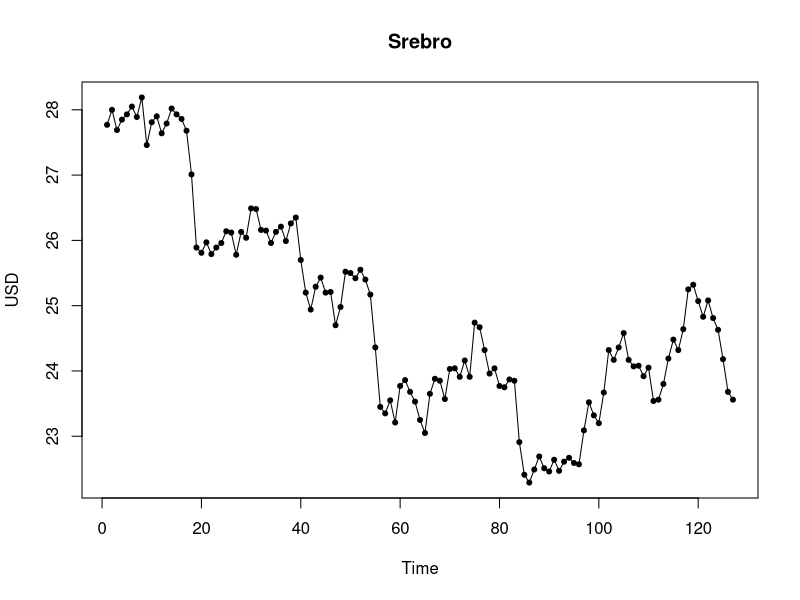
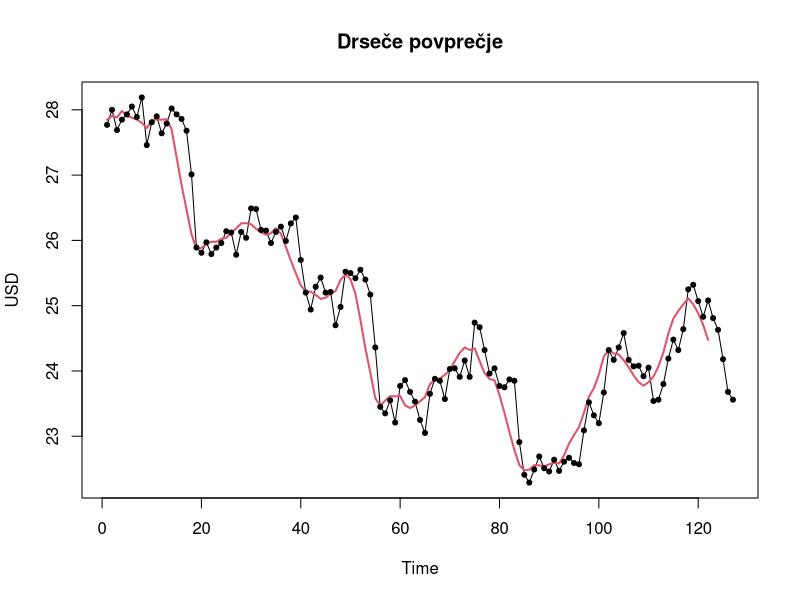
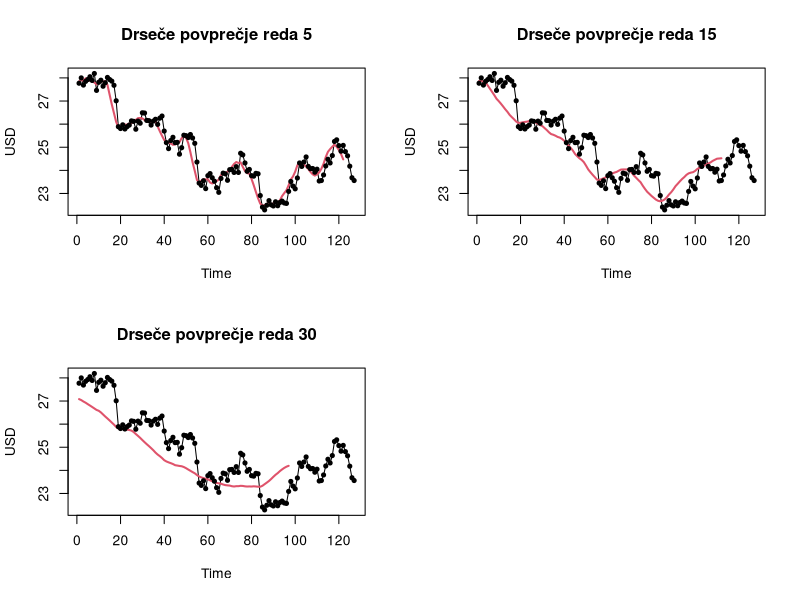

These charts were generated, in order, by the following R code: (Note: this script raises an error after producing the figures.)
# KOLEKTIVNI MODEL TVEGANJA IN PANJERJEV ALGORITEM
# Finančni praktikum 2021/22
# Neža Kržan

#============================================================
#PRVA NALOGA - Uvoz in predstavitev podatkov
#============================================================
#------------------------------------------------------------
#(a) Uvoz podatkov in obdobje zadnjih 6 mesecev
#------------------------------------------------------------
podatki_srebro <- read.csv("srebro21.csv")
podatki_srebro_6m <- podatki_srebro[127:1,]
podatki_srebro_6m <- podatki_srebro_6m[c(5)]

podatki_srebro_6m$Close <- as.numeric(gsub("\\$", "", podatki_srebro_6m$Close))

#------------------------------------------------------------
#(b) Graf časovne vrste
#------------------------------------------------------------
casovna_vrsta <- ts(podatki_srebro_6m)
srebro6m_graf <- ts.plot(casovna_vrsta, xlab = "Time", ylab = "USD", main = "Srebro")
points(casovna_vrsta, pch = 20)

#============================================================
#DRUGA NALOGA - Glajenje z drsečim povprečjem reda k
#============================================================
#------------------------------------------------------------
#(a) Funkcija G(vrsta,k)
#------------------------------------------------------------
G <- function(vrsta, k) {
  len <- length(vrsta)
  glajenje <- c()
  for (i in 1:(len-k)) {
    glajenje[i] <- sum(vrsta[i:(k+i-1)])/k
  }
  zglajene_vrednosti <- ts(glajenje)
  return(zglajene_vrednosti)
}

#------------------------------------------------------------
#(b) Glajenje časovne vrste, k = 5 in napoved
#------------------------------------------------------------
glajenje_5 <- G(casovna_vrsta, 5)
len <- length(casovna_vrsta) #127L
napoved <- sum(casovna_vrsta[(len-5+1):len])/5 #24.172

#------------------------------------------------------------
#(c) Graf - zglajena vrsta(dodamo na graf 1(b))
#------------------------------------------------------------
ts.plot(casovna_vrsta, glajenje_5, xlab = "Time", ylab = "USD", main="Drseče povprečje",lwd=1:2,col=1:10)
points(casovna_vrsta, pch = 20)

#------------------------------------------------------------
#(d) Srednja kvadratna napaka - izračun
#------------------------------------------------------------
MSE <- function(vrsta, zglajena_vrsta, k) {
  T <- length(vrsta)
  delna_vsota <- 0
  for (i in (k+1): T) {
    delna_vsota <- delna_vsota + (vrsta[i] - zglajena_vrsta[i-k])^2
  }
  napaka <- (1/(T-k))*delna_vsota
  return(napaka)
}

MSE_5 <- MSE(casovna_vrsta, glajenje_5, 5) #0.289625639344262

#------------------------------------------------------------
#(e) Ponovno točba (b), (c), (d), k1 = 15, k2 = 30
#------------------------------------------------------------
glajenje_15 <- G(casovna_vrsta, 15)
napoved_15 <- sum(casovna_vrsta[(len-15+1):len])/15 #24.5226666666667
MSE_15 <- MSE(casovna_vrsta, glajenje_15, 15) #0.67463103968254

glajenje_30 <- G(casovna_vrsta, 30)
napoved_30 <- sum(casovna_vrsta[(len-30+1):len])/30 #24.2123333333333
MSE_30 <- MSE(casovna_vrsta, glajenje_30, 30) #0.974371639175258

#Grafi:
par(mfrow = (c(2,2)))
graf_5 <- ts.plot(casovna_vrsta, glajenje_5, xlab = "Time", ylab = "USD", main="Drseče povprečje reda 5",lwd=1:2,col=1:10)
points(casovna_vrsta, pch = 20)
graf_15 <- ts.plot(casovna_vrsta, glajenje_15, xlab = "Time", ylab = "USD", main="Drseče povprečje reda 15",lwd=1:2,col=1:10)
points(casovna_vrsta, pch = 20)
graf_30 <- ts.plot(casovna_vrsta, glajenje_30, xlab = "Time", ylab = "USD", main="Drseče povprečje reda 30",lwd=1:2,col=1:10)
points(casovna_vrsta, pch = 20)

#============================================================
#TRETJA NALOGA - Eksponentno glajenje
#============================================================
#------------------------------------------------------------
#(a) Funkcija EG(vrsta, alpha)
#------------------------------------------------------------
EG <- function(vrsta, alpha) {
  glajena_vrsta <- c(vrsta[1])
  l <- length(vrsta)
  for (i in 2:l) {
    glajena_vrsta[i] <- alpha*vrsta[i] + (1-alpha)*glajena_vrsta[i-1]
  }
  return(ts(glajena_vrsta))
}

#------------------------------------------------------------
#(b) 0.1 ≤ α ≤ 0.3  Glajenje časovne vrste,napoved in graf
#------------------------------------------------------------
par(mfrow = (c(1,1)))
izbrani_alpha = 0.2 #ne spomnim se dobro, ali je bilo naročeno, da mora biti 0.2

EG_napoved <- EG(casovna_vrsta, izbrani_alpha)

ts.plot(casovna_vrsta, EG_glajenje, xlab = "Time", ylab = "USD", main="Eksponento glajenje",lwd=1:2,col=1:10)
points(casovna_vrsta, pch = 20)

